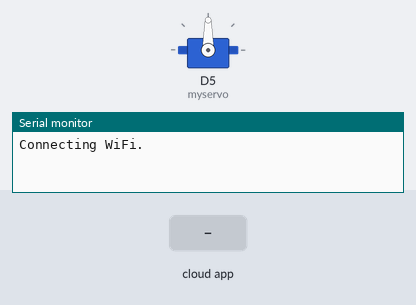
A sketch run on a simulated ESP8266 (NodeMCU). Parts: servo, the last lines printed to the serial monitor. The inputs (shaded band) are chosen by the test bench. WiFi joins after 1.5 s; servers stay silent unless stated; the Firebase database answers and starts empty.

Above: at 0.1 s.
At 2.7 s:
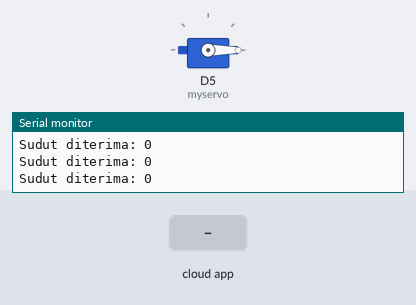
2.8 s: the phone or cloud app sets angle to 1
At 3.8 s:
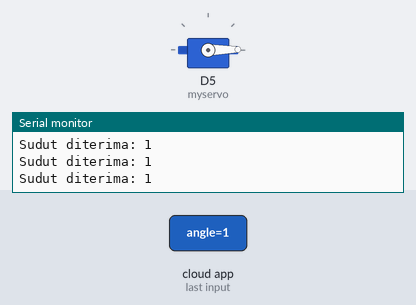
Timing chart, 0 to 5.8 s (numbered marks = the images above; inputs shaded):
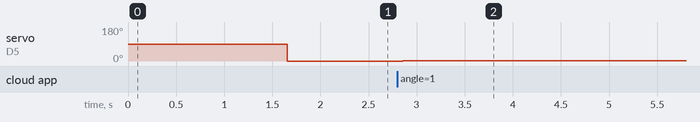

Measured:
- after the input at 2.8 s, servo on D5 (myservo): 0° → 1° after 0.06 s

The sketch:

servo.ino
```cpp
#include <Arduino.h>
#include <ESP8266WiFi.h>
#include <Firebase_ESP_Client.h>
#include <addons/TokenHelper.h>
#include <addons/RTDBHelper.h>
#include "secrets.h"
#include <Servo.h>


// FIREBASE
FirebaseData fbdo;
FirebaseAuth auth;
FirebaseConfig config;


// SERVO
Servo myservo;


void setup() {
    Serial.begin(115200);


    // ===== SERVO =====
    myservo.attach(D5);

    // ===== WIFI =====
    WiFi.begin(WIFI_SSID, WIFI_PASSWORD);
    Serial.print("Connecting WiFi");
    while (WiFi.status() != WL_CONNECTED) {
        Serial.print(".");
        delay(300);
    }
    Serial.println("\nWiFi connected");

    // ===== FIREBASE =====
    //   auth.user.email = ""; // LOGIN FIRESTORE {OPTIONAL}
    //   auth.user.password = " ";


    config.api_key = " "; // ISI DENGAN API KEY
    config.database_url = " "; // ISI DENGAN DB URL

    Firebase.begin(&config, &auth);
    Firebase.reconnectNetwork(true);

    Serial.println("Menunggu Firebase ready...");
    while (!Firebase.ready()) {
        Serial.print(".");
        delay(300);
    }
    Serial.println("\nFirebase siap!");
}

void loop() {
    // ===== SERVO =====
    if (Firebase.RTDB.getInt(&fbdo, "/servo/angle")) {
        int angle = fbdo.intData();
        angle = constrain(angle, 0, 180);
        myservo.write(angle);
        Serial.print("Sudut diterima: ");
        Serial.println(angle);
    } else {
        Serial.println("Gagal membaca servo:");
        Serial.println(fbdo.errorReason());
    }
}
```

secrets.h
```cpp
#ifndef SECRETS_H
#define SECRETS_H

// ---------- WIFI ----------
#define WIFI_SSID     " " // ISI DENGAN SSID WIFI
#define WIFI_PASSWORD " " // ISI DENGAN PASSWORD WIFI

// ---------- FIREBASE ----------
#define REFERENCE_URL " " // ISI DENGAN URL FIREBASE

#endif
```
